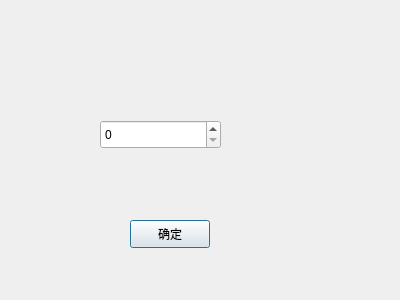
<?xml version="1.0" encoding="UTF-8"?>
<ui version="4.0">
 <class>MyDialog</class>
 <widget class="QDialog" name="MyDialog">
  <property name="geometry">
   <rect>
    <x>0</x>
    <y>0</y>
    <width>400</width>
    <height>300</height>
   </rect>
  </property>
  <property name="windowTitle">
   <string>Dialog</string>
  </property>
  <widget class="QPushButton" name="pushButton">
   <property name="geometry">
    <rect>
     <x>130</x>
     <y>220</y>
     <width>80</width>
     <height>28</height>
    </rect>
   </property>
   <property name="text">
    <string>确定</string>
   </property>
  </widget>
  <widget class="QSpinBox" name="spinBox">
   <property name="geometry">
    <rect>
     <x>100</x>
     <y>120</y>
     <width>121</width>
     <height>29</height>
    </rect>
   </property>
  </widget>
 </widget>
 <resources/>
 <connections/>
</ui>
